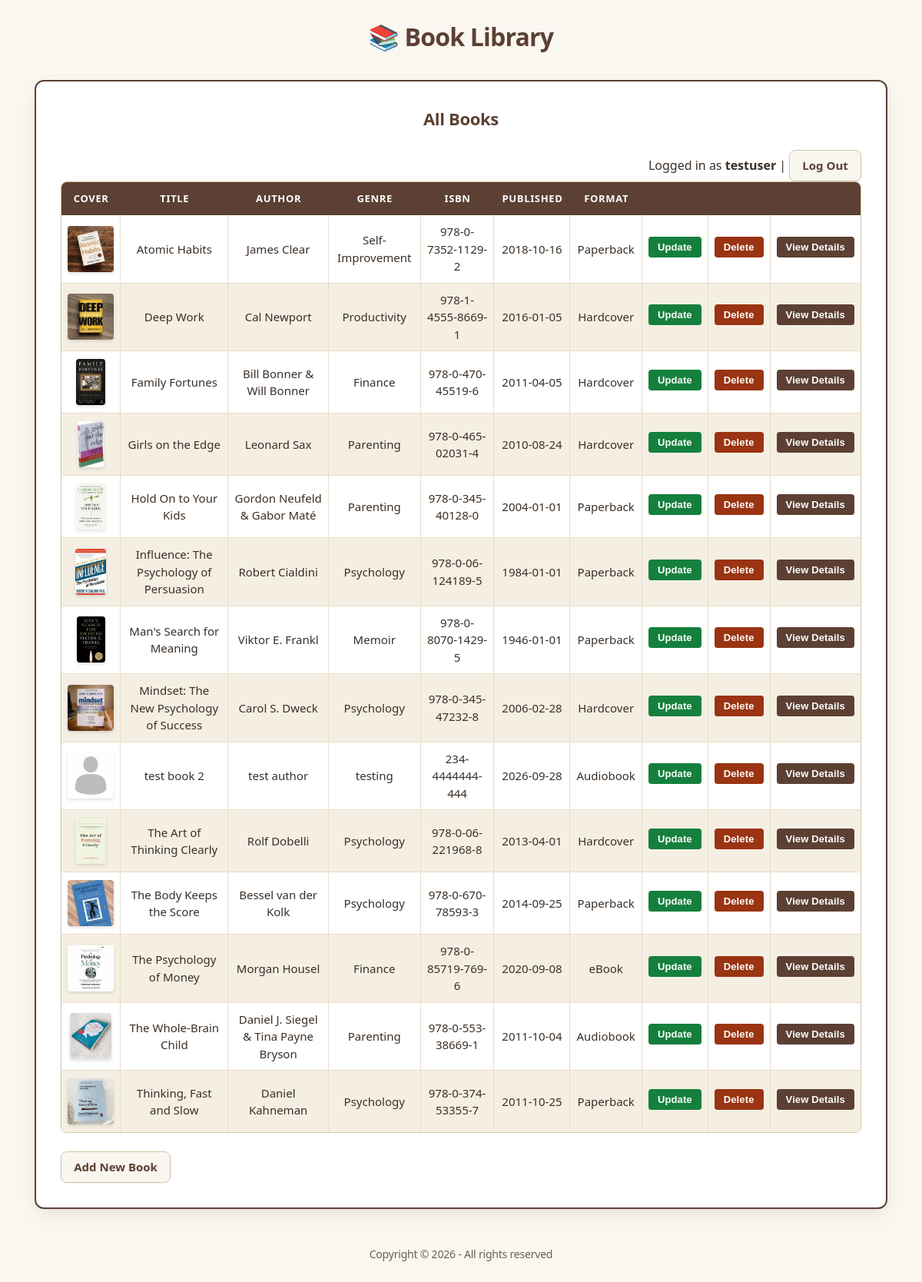
The app's page / (signed in) with its own data.
### tables this page shows
CREATE TABLE `books` (
  `bookID` int(11) NOT NULL,
  `title` varchar(150) NOT NULL,
  `author` varchar(100) NOT NULL,
  `genre` varchar(50) NOT NULL,
  `isbn` varchar(20) NOT NULL,
  `publishedDate` date NOT NULL,
  `formatID` int(11) NOT NULL,
  `imageName` varchar(150) DEFAULT 'placeholder_100.jpg'
);

CREATE TABLE `formats` (
  `formatID` int(11) NOT NULL,
  `formatName` varchar(50) NOT NULL
);

### functions.php (called while the page is built, shortened)
<?php
function e(?string $value): string {
    return htmlspecialchars($value ?? '', ENT_QUOTES, 'UTF-8');
}

### index.php (the view, shortened to what this page needs)
<?php
require('database.php');
require('functions.php');
$query = 'SELECT b.bookID, b.title, b.author, b.genre, b.isbn, b.publishedDate,
                 b.imageName, f.formatName
          FROM books b
          LEFT JOIN formats f ON b.formatID = f.formatID
          ORDER BY b.title';
$statement = $db->prepare($query);
$statement->execute();
$rows = $statement->fetchAll();
require('header.php');
?>
<main>
    <h2>All Books</h2>
    <p style="text-align: right;">
        Logged in as <strong><?= e($_SESSION['userName']) ?></strong> |
        <a href="logout.php">Log Out</a>
    </p>
    <table>
        <thead>
            <tr>
                <th>Cover</th>
                <th>Title</th>
                <th>Author</th>
                <th>Genre</th>
                <th>ISBN</th>
                <th>Published</th>
                <th>Format</th>
                <th>&nbsp;</th>
                <th>&nbsp;</th>
                <th>&nbsp;</th>
            </tr>
        </thead>
        <tbody>
            <?php if (empty($rows)): ?>
                <tr><td colspan="10">No books found.</td></tr>
            <?php else: ?>
                <?php foreach ($rows as $row): ?>
                    <tr>
                        <td>
                            <?php
                            $row_image = (!empty($row['imageName']) && file_exists('images/' . $row['imageName']))
                                ? $row['imageName']
                                : 'placeholder_100.jpg';
                            ?>
                            <img
                                src="images/<?= e($row_image) ?>"
                                alt="<?= e($row['title']) ?>"
                                height="60"
                            />
                        </td>
                        <td><?= e($row['title']) ?></td>
                        <td><?= e($row['author']) ?></td>
                        <td><?= e($row['genre']) ?></td>
                        <td><?= e($row['isbn']) ?></td>
                        <td><?= e($row['publishedDate']) ?></td>
                        <td><?= e($row['formatName']) ?></td>
                        <td>
                            <form action="update_book_form.php" method="post">
                                <input type="submit" value="Update" class="btn-update" />
                            </form>
                        </td>
                        <td>
                            <form action="delete_book.php" method="post"
                                  onsubmit="return confirm('Delete this book?');">
                                <input type="submit" value="Delete" class="btn-delete" />
                            </form>
                        </td>
                        <td>
                            <form action="book_details.php" method="post">
                                <input type="submit" value="View Details" class="btn-view" />
                            </form>
                        </td>
                    </tr>
                <?php endforeach; ?>
            <?php endif; ?>
        </tbody>
    </table>
    <p><a href="add_book_form.php">Add New Book</a></p>
</main>
<?php require('footer.php'); ?>

### header.php (shortened to what this page needs)
<!DOCTYPE html>
<html lang="en">
<head>
    <link rel="stylesheet" href="css/books2.css?v=8">
</head>
<body>
<header>
    <h1>📚 Book Library</h1>
</header>

### footer.php (shortened to what this page needs)
<footer>
    <h2>Copyright &copy; 2026 - All rights reserved</h2>
</footer>
</body>
</html>

### css/books2.css (style rules this page uses)
:root { --bg-page: #FAF7F0; --bg-surface: #FFFFFF; --bg-surface-alt: #F9F6F0; --bg-row-stripe: #F5EFE3; --bg-row-hover: #EFE6D5; --color-primary: #5C4033; --color-primary-hover: #4A3429; --color-primary-light: #7A5745; --color-text-main: #3A2F27; --color-text-muted: #6E5D4F; --color-border: #D3C4A8; --color-border-subtle: #E8DEC8; --btn-update: #15803D; --btn-update-hover: #166534; --btn-update-active: #14532D; --btn-delete: #9A3412; --btn-delete-hover: #7C2D12; --btn-delete-active: #6C2710; --btn-view: #5C4033; --btn-view-hover: #4A3429; --btn-view-active: #3A281F; --radius-sm: 4px; --radius-md: 8px; --radius-lg: 12px; --shadow-sm: 0 1px 2px rgba(0, 0, 0, 0.05); --shadow-md: 0 4px 6px -1px rgba(92, 64, 51, 0.07), 0 2px 4px -2px rgba(92, 64, 51, 0.05); --shadow-lg: 0 10px 25px -3px rgba(92, 64, 51, 0.1), 0 4px 6px -4px rgba(92, 64, 51, 0.05); --shadow-card: 0 1px 3px rgba(92, 64, 51, 0.08), 0 6px 16px rgba(92, 64, 51, 0.06); --transition: 180ms cubic-bezier(0.4, 0, 0.2, 1); }
*, *::before, *::after { box-sizing: border-box; }
body { font-family: system-ui, -apple-system, BlinkMacSystemFont, 'Segoe UI', Roboto, 'Helvetica Neue', Arial, sans-serif; background-color: var(--bg-page); color: var(--color-text-main); margin: 0; padding: 24px 16px 32px; line-height: 1.5; -webkit-font-smoothing: antialiased; -moz-osx-font-smoothing: grayscale; }
header { text-align: center; margin-bottom: 1.5rem; }
h1 { color: var(--color-primary); font-size: 2rem; font-weight: 700; letter-spacing: -0.025em; margin: 0 0 0.5rem; display: inline-flex; align-items: center; gap: 0.5rem; }
h2 { color: var(--color-primary); font-size: 1.375rem; font-weight: 600; text-align: center; margin: 0 0 1.25rem; letter-spacing: -0.015em; }
footer { text-align: center; margin-top: 2rem; padding-top: 1rem; }
footer h2 { font-size: 0.875rem; font-weight: 500; color: var(--color-text-muted); margin: 0; }
main { width: 95%; max-width: 1200px; margin: 0 auto; padding: 2rem; background: var(--bg-surface); border: 2px solid var(--color-primary); border-radius: var(--radius-lg); box-shadow: var(--shadow-lg); overflow-x: auto; }
main > p { margin: 1.5rem 0 0; }
main > p a { display: inline-flex; align-items: center; gap: 0.35rem; color: var(--color-primary); font-weight: 600; font-size: 0.9375rem; text-decoration: none; padding: 0.5rem 1rem; background: var(--bg-surface-alt); border: 1px solid var(--color-border); border-radius: var(--radius-md); box-shadow: var(--shadow-sm); transition: all var(--transition); }
table { width: 100%; border-collapse: separate; border-spacing: 0; font-size: 0.9375rem; border: 1px solid var(--color-border); border-radius: var(--radius-md); overflow: hidden; }
thead th { background-color: var(--color-primary); color: #FFFFFF; font-size: 0.8125rem; font-weight: 600; text-transform: uppercase; letter-spacing: 0.05em; padding: 12px 10px; text-align: center; vertical-align: middle; border: none; white-space: nowrap; }
tbody tr { transition: background-color var(--transition); background-color: var(--bg-surface); }
tbody tr:nth-child(even) { background-color: var(--bg-row-stripe); }
th, td { padding: 10px 8px; border-bottom: 1px solid var(--color-border-subtle); border-right: 1px solid var(--color-border-subtle); text-align: center; vertical-align: middle; word-wrap: break-word; }
th:last-child, td:last-child { border-right: none; }
tbody tr:last-child td { border-bottom: none; }
td img { border-radius: var(--radius-sm); box-shadow: 0 2px 4px rgba(0, 0, 0, 0.12); object-fit: cover; display: block; margin: 0 auto; background: #FFFFFF; }
td form { display: inline-block; margin: 0; }
td input[type="submit"] { padding: 6px 12px; font-size: 0.8125rem; font-weight: 600; color: #FFFFFF; border: none; border-radius: var(--radius-sm); cursor: pointer; white-space: nowrap; box-shadow: 0 1px 2px rgba(0, 0, 0, 0.1); transition: all var(--transition); letter-spacing: 0.01em; }
.btn-update { background: var(--btn-update); }
.btn-delete { background: var(--btn-delete); }
.btn-view { background: var(--btn-view); }
form { margin: 1.5rem auto; max-width: 580px; width: 100%; overflow: auto; }

### records on screen
books: imageName (picture), title "Atomic Habits", author "James Clear", genre "Self-Improvement", isbn "978-0-7352-1129-2", publishedDate "2018-10-16", formatID.formatName "Paperback"
books: imageName (picture), title "Deep Work", author "Cal Newport", genre "Productivity", isbn "978-1-4555-8669-1", publishedDate "2016-01-05", formatID.formatName "Hardcover"
books: imageName (picture), title "Family Fortunes", author "Bill Bonner & Will Bonner", genre "Finance", isbn "978-0-470-45519-6", publishedDate "2011-04-05", formatID.formatName "Hardcover"
books: imageName (picture), title "Girls on the Edge", author "Leonard Sax", genre "Parenting", isbn "978-0-465-02031-4", publishedDate "2010-08-24", formatID.formatName "Hardcover"
books: imageName (picture), title "Hold On to Your Kids", author "Gordon Neufeld & Gabor Maté", genre "Parenting", isbn "978-0-345-40128-0", publishedDate "2004-01-01", formatID.formatName "Paperback"
books: imageName (picture), title "Influence: The Psychology of Persuasion", author "Robert Cialdini", genre "Psychology", isbn "978-0-06-124189-5", publishedDate "1984-01-01", formatID.formatName "Paperback"
books: imageName (picture), title "Man's Search for Meaning", author "Viktor E. Frankl", genre "Memoir", isbn "978-0-8070-1429-5", publishedDate "1946-01-01", formatID.formatName "Paperback"
books: imageName (picture), title "Mindset: The New Psychology of Success", author "Carol S. Dweck", genre "Psychology", isbn "978-0-345-47232-8", publishedDate "2006-02-28", formatID.formatName "Hardcover"
books: imageName (placeholder picture), title "test book 2", author "test author", genre "testing", isbn "234-4444444-444", publishedDate "2026-09-28", formatID.formatName "Audiobook"
books: imageName (picture), title "The Art of Thinking Clearly", author "Rolf Dobelli", genre "Psychology", isbn "978-0-06-221968-8", publishedDate "2013-04-01", formatID.formatName "Hardcover"
books: imageName (picture), title "The Body Keeps the Score", author "Bessel van der Kolk", genre "Psychology", isbn "978-0-670-78593-3", publishedDate "2014-09-25", formatID.formatName "Paperback"
books: imageName (picture), title "The Psychology of Money", author "Morgan Housel", genre "Finance", isbn "978-0-85719-769-6", publishedDate "2020-09-08", formatID.formatName "eBook"
books: imageName (picture), title "The Whole-Brain Child", author "Daniel J. Siegel & Tina Payne Bryson", genre "Parenting", isbn "978-0-553-38669-1", publishedDate "2011-10-04", formatID.formatName "Audiobook"
books: imageName (picture), title "Thinking, Fast and Slow", author "Daniel Kahneman", genre "Psychology", isbn "978-0-374-53355-7", publishedDate "2011-10-25", formatID.formatName "Paperback"

### other values on screen
$_SESSION['userName'] "testuser"
